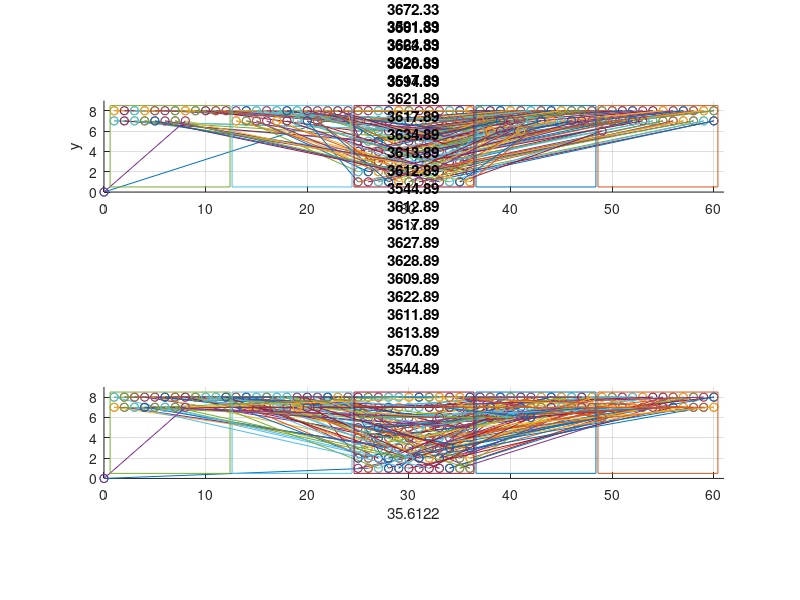

Write the MATLAB code that produced this figure. (Note: this script raises an error after producing the figure.)
%% Route generation and optimization with genetic algorithm
%% FE 2020
clear all;
%% Mostly manually set start and end positions with random target groups for each seedling
n = 96;  %Number of seedlings
vertices = 2*n+1;
seedlings = zeros(n,3);
target1 = zeros(n,2);
target2 = zeros(n,2);
target3 = zeros(n,2);
target4 = zeros(n,2);
seedCount = 1;
groupLow = 1;
groupHigh = 4;
boxWidth = 12;

%% Define positions of seedlings and target plates. Seedlings get a corresponding 
%   random group
for i = 8:-1:1
    for j = 1:12
        seedlings(seedCount,:,:) = [j+2*boxWidth i randi([groupLow groupHigh],1)];
        target1(seedCount,:) = [j i];
        target2(seedCount,:) = [j+1*boxWidth i];
        target3(seedCount,:) = [j+3*boxWidth i];
        target4(seedCount,:) = [j+4*boxWidth i];
        
        seedCount = seedCount + 1;
    end
end

%% Squares
X1 = 0.6;
X2 = 12.4;
Y1 = 0.5;
Y2 = 8.5;
squareX = zeros(5,5);
squareY = zeros(5,5);
for i = 1:5
    squareX(i,:) = [X1+(i-1)*boxWidth, X2+(i-1)*boxWidth, X2+(i-1)*boxWidth, ...
        X1+(i-1)*boxWidth, X1+(i-1)*boxWidth]; 
    squareY(i,:) = [Y1, Y1, Y2, Y2, Y1];
end

%% Parameters
popSize = 50;
keepRate = 0.1; 
mutationRate = 0.1;
maxIter = 100;

%% Set starting point for each target plate to simulate pre filled state
targetFill_1 = 1;
targetFill_2 = 1;
targetFill_3 = 1;
targetFill_4 = 1;

%% Initial values
recordDistance = inf;
iterCount = 0;
keepSize = floor(keepRate*popSize);
routeMatrix = zeros(popSize, vertices+1, 2);
population = zeros(popSize,n);
fitness = zeros(popSize,1);

% Initial population
for i = 1:popSize
    population(i,:) = randperm(n,n);
end

% Create one standard pop with standard route for comparison
popUnoptimized = 1:1:n;

population(1,:) = popUnoptimized;
popMark = false;
standardLength = 1;

while iterCount < maxIter
    %% Calculate Fitness
    for i = 1:popSize
        %% Generate routeMatrix depending on populations
        posCount = 2;
        %  Reset Counts to start with first empty position. Increase to
        %  simulate prefilled trays.
        targetCount1 = targetFill_1;
        targetCount2 = targetFill_2;
        targetCount3 = targetFill_3;
        targetCount4 = targetFill_4;
        for j = 1:length(population(i,:))
            routeMatrix(i,posCount,:) = seedlings(population(i,j),1:2);
            if seedlings(population(i,j),3) == 1
                routeMatrix(i,posCount+1,:) = target1(targetCount1,:);
                targetCount1 = targetCount1 + 1;
            end
            if seedlings(population(i,j),3) == 2
                routeMatrix(i,posCount+1,:) = target2(targetCount2,:);
                targetCount2 = targetCount2 + 1;
            end
            if seedlings(population(i,j),3) == 3
                routeMatrix(i,posCount+1,:) = target3(targetCount3,:);
                targetCount3 = targetCount3 + 1;
            end
            if seedlings(population(i,j),3) == 4
                routeMatrix(i,posCount+1,:) = target4(targetCount4,:);
                targetCount4 = targetCount4 + 1;
            end
            posCount = posCount + 2;
        end
        %% Calculation of route length
        routeLength = 0;
        for k = 2:vertices+1
            verticeLength = sqrt((routeMatrix(i,k,1)-routeMatrix(i,k-1,1))^2 ...
                + (routeMatrix(i,k,2)-routeMatrix(i,k-1,2))^2);
            routeLength = routeLength + verticeLength;
        end
        % Plot standard order for comparison
        if popMark == false
            figure(1);
            subplot(2,1,1);
            title("Unoptimized distance: "+routeLength);
            xlim([0 61]);
            ylim([0 9]);
            xlabel('x');
            ylabel('y');
            grid on;
            for l = 1:vertices
                hold on
                plot(routeMatrix(i,[l, l+1],1), routeMatrix(i,[l, l+1],2),'-o');
            end
            for m = 1:5
                plot(squareX(m,:), squareY(m,:));
            end
            daspect([1 1 1])
            standardLength = routeLength;
            popMark = true;
        end
        %% Update best populations
        if routeLength < recordDistance
            recordDistance = routeLength;
            bestEver = population(i,:);
            
            %% Plot route
            figure(1);
            subplot(2,1,2);
            cla(subplot(2,1,2));
            title("Optimized distance: "+recordDistance);
            xlim([0 61]);
            ylim([0 9]);
            xlabel((recordDistance/standardLength-1)*100+"%");
            grid on;
            for l = 1:vertices
                hold on
                plot(routeMatrix(i,[l, l+1],1), routeMatrix(i,[l, l+1],2),'-o')
            end
            for m = 1:5
                plot(squareX(m,:), squareY(m,:));
            end
            daspect([1 1 1])
        end        
        fitness(i,1) = routeLength;
    end
    
    %% Normalize Fitness
    sumFitness = 0;
    for i = 1:popSize
        sumFitness = sumFitness + fitness(i,1);
    end    
    for i = 1:popSize
        fitness(i,1) = fitness(i,1) / sumFitness;
    end
    
    %% Sort fitness values while keeping the index
    sortedFitness = zeros(popSize,2);
    sortedFitness(:,1) = fitness;
    sortedFitness(:,2) = 1:1:popSize;
    sortedFitness = sortrows(sortedFitness,1);
    
    %% Create next Generation with mutation
    newPopulation = zeros(popSize,n);
    %% Keep best populations
    for i = 1:keepSize
        newPopulation(i,:) = population(sortedFitness(i,2),:);
    end
    
    %% Fill all others with mated and mutated recombinations from last generation
    for i = keepSize:popSize
        % Crossover
        orderA = roulette_wheel(population(:,:), fitness(:,:));
        orderB = roulette_wheel(population(:,:), fitness(:,:));
        order = crossover(orderA, orderB);
        % Mutation
        for j = 1:n
            if rand < mutationRate
                pointA = randi(length(order));
                pointB = randi(length(order));
                temp = order(pointA);
                order(pointA) = order(pointB);
                order(pointB) = temp;
            end
        end
        newPopulation(i,:) = order;      
    end
    population = newPopulation;
    
    %% Increment iter
    iterCount = iterCount+1;
end
